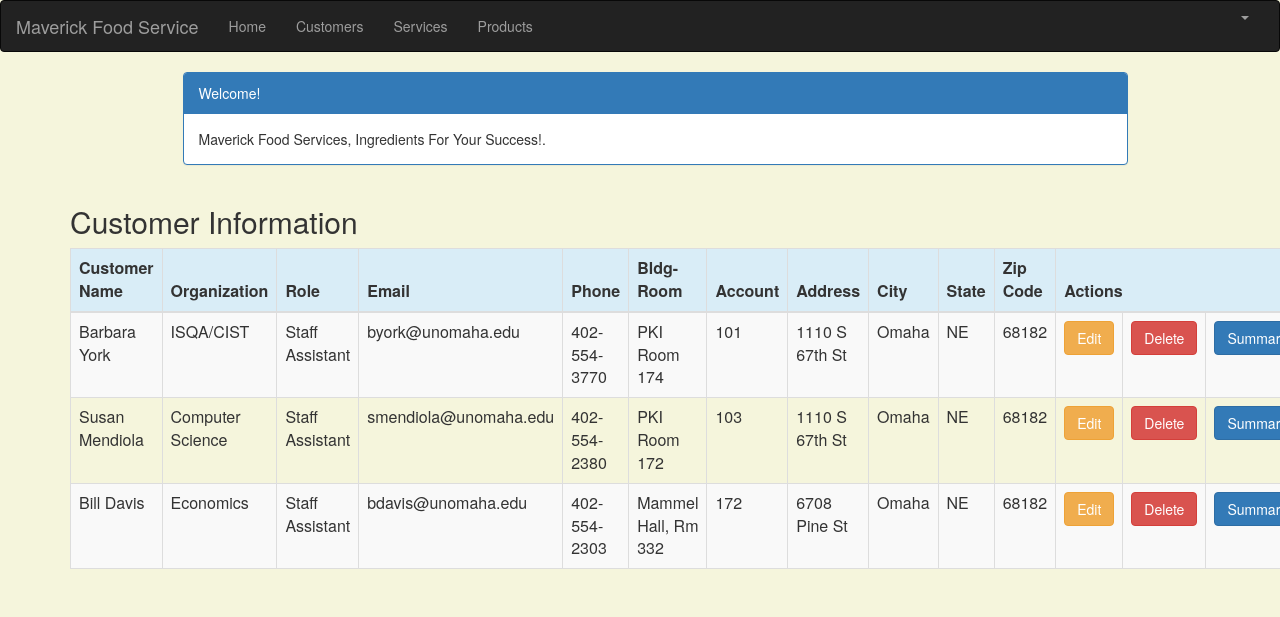
The app's page /customer_list (signed in), older data.
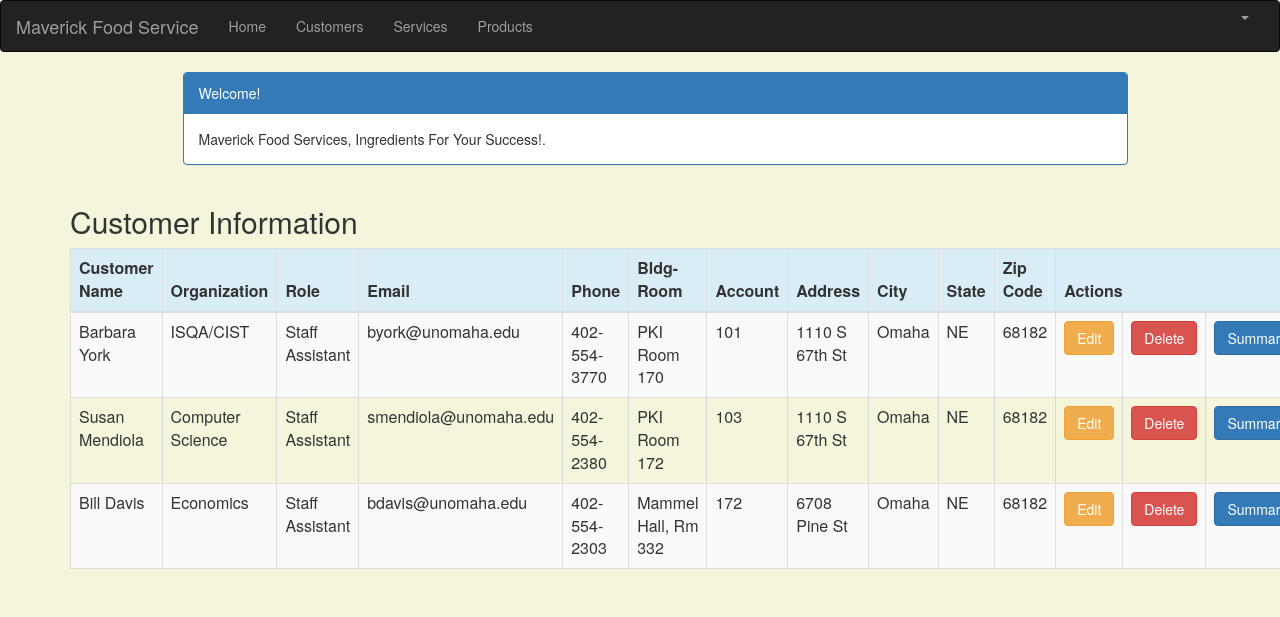
The same page, newer data.
### crm/models.py (models this page shows, shortened)
class Customer(models.Model):
    cust_name = models.CharField(max_length=50)
    organization = models.CharField(max_length=100, blank=True)
    role = models.CharField(max_length=100)
    email = models.EmailField(max_length=100)
    bldgroom = models.CharField(max_length=100)
    address = models.CharField(max_length=200)
    account_number = models.IntegerField(blank=False, null=False)
    city = models.CharField(max_length=50)
    state = models.CharField(max_length=50)
    zipcode = models.CharField(max_length=10)
    phone_number = models.CharField(max_length=50)
    created_date = models.DateTimeField(
        default=timezone.now)
    updated_date = models.DateTimeField(auto_now_add=True)

### crm/views.py (the view)
# urls.py: path('customer_list', views.customer_list, name='customer_list'),
@login_required
def customer_list(request):
    customer = Customer.objects.filter(created_date__lte=timezone.now())
    return render(request, 'crm/customer_list.html',
                 {'customers': customer})

### crm/templates/crm/customer_list.html (shortened to what this page needs)
{% extends 'crm/base.html' %}
{% block content %}
    <html>
    <head>
        <link rel="stylesheet" href="https://maxcdn.bootstrapcdn.com/bootstrap/3.3.4/css/bootstrap.min.css">
    </head>
    <body>
    <div class="container">
        <div class="row">
            <div class="col-md-10 col-md-offset-1">
                <div class="panel panel-primary">
                    <div class="panel-heading">Welcome!</div>
                    <div class="panel-body">
                        Maverick Food Services, Ingredients For Your Success!.
                    </div>
                </div>
            </div>
        </div>
    </div>
    <div class="row">
        <h2 style="padding-left: 15Px">Customer Information</h2>
    </div>
    <div>
        <table class="table table-striped table-bordered table-hover">
            <thead>
            <tr class="bg-info">
                <th>Customer Name</th>
                <th>Organization</th>
                <th>Role</th>
                <th>Email</th>
                <th>Phone</th>
                <th>Bldg-Room</th>
                <th>Account</th>
                <th>Address</th>
                <th>City</th>
                <th>State</th>
                <th>Zip Code</th>
                <th colspan="3">Actions</th>
            </tr>
            </thead>
            <tbody>
            {% for customer in customers %}
                <tr>
                    <td>{{ customer.cust_name }}</td>
                    <td>{{ customer.organization }}</td>
                    <td>{{ customer.role }}</td>
                    <td>{{ customer.email }}</td>
                    <td>{{ customer.phone_number }}</td>
                    <td>{{ customer.bldgroom }}</td>
                    <td>{{ customer.account_number }}</td>
                    <td>{{ customer.address }}</td>
                    <td>{{ customer.city }}</td>
                    <td>{{ customer.state }}</td>
                    <td>{{ customer.zipcode }}</td>
                    <td><a href="{% url 'crm:customer_edit' pk=customer.pk %}" class="btn btn-warning">Edit</a>
                    <td><a href="{% url 'crm:customer_delete' pk=customer.pk %}"
                           onclick="return confirm('Are you sure you want to delete?')"
                           class="btn btn-danger">Delete</a>
                    </td>
                    <td><a href="{% url 'crm:summary' pk=customer.pk %}"
                           class="btn btn-primary">Summary</a>
                </tr>
            {% endfor %}
            </tbody>
        </table>
    </div>
    </body>
    </html>
{% endblock %}

### crm/templates/crm/base.html (shortened to what this page needs)
{% load staticfiles %}
<html lang="en">
<head>
    <link rel="stylesheet" href="https://maxcdn.bootstrapcdn.com/bootstrap/3.3.7/css/bootstrap.min.css">
</head>
<body id="app-layout">
<nav class="navbar navbar-inverse">
    <div class="container-fluid">
        <div class="navbar-header">
            <a class="navbar-brand" href="/">
                Maverick Food Service
            </a>
        </div>
        <div class="collapse navbar-collapse" id="myNavbar">
            <ul class="nav navbar-nav">
                <li><a href="{% url 'crm:home' %}">Home</a></li>
                <li><a href="{% url 'crm:customer_list' %}">Customers</a></li>
                <li><a href="{% url 'crm:service_list' %}">Services</a></li>
                <li><a href="{% url 'crm:product_list' %}">Products</a></li>
            </ul>
            <ul class="nav navbar-nav navbar-right">
                {% if user.is_authenticated %}
                    <li class="dropdown">
                        <a href="#" class="dropdown-toggle" data-toggle="dropdown" role="button" aria-expanded="false">
                            <span class="caret"></span>
                        </a>
                    </li>
                {% else %}
                    <li><a href="{% url 'login' %}"><span class="glyphicon glyphicon-log-in"></span> Login</a></li>
                {% endif %}
            </ul>
        </div>
    </div>
</nav>
<div class="content container">
    <div class="row">
        <div class="col-md-8">
            {% block content %}{% endblock %}
        </div>
    </div>
</body>
</html>

### crm/templates/crm/base.html (style rules this page uses)
.navbar { margin-bottom: 0; border-radius: 0; }

### crm/templates/crm/customer_list.html (style rules this page uses)
body { background-color: beige; }

Row changes from the older to the newer data that the page shows:
changed Customer "Barbara York": bldgroom "PKI Room 174" → "PKI Room 170"
